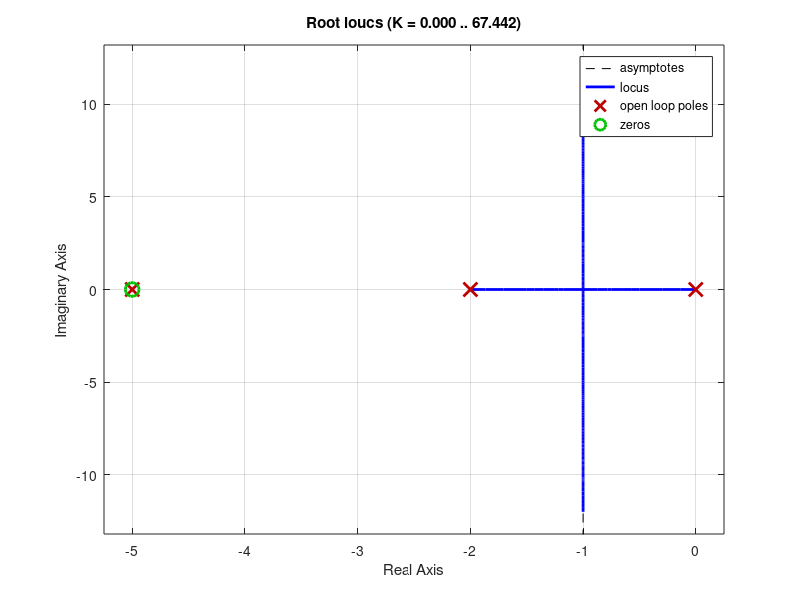
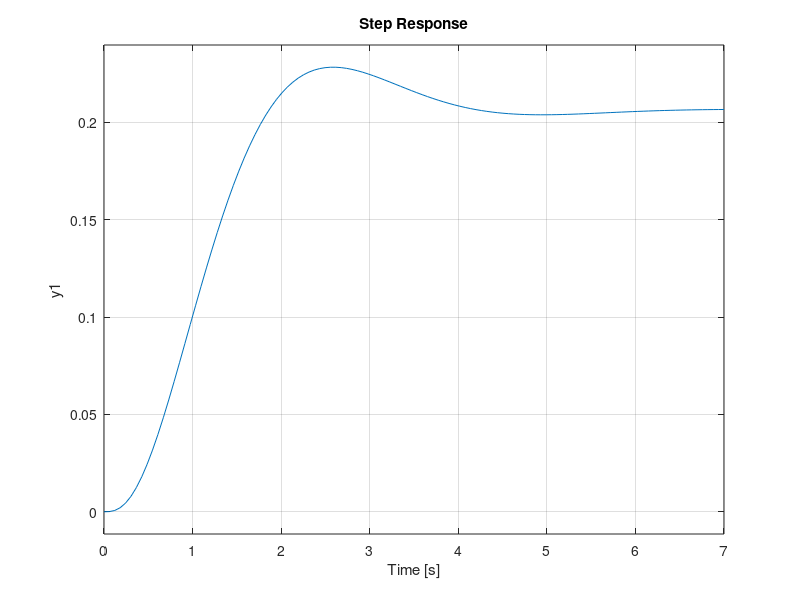

These charts were generated, in order, by the following MATLAB code:
close all
clear all

a = 5;
k = 2.15;
s = tf('s');
G = k/(s*(s+2)*(s+5));
h = s+a;

rlocus(G*h);

inner = feedback(G,h);
outer = feedback(1.3*inner,1);
figure
step(outer);